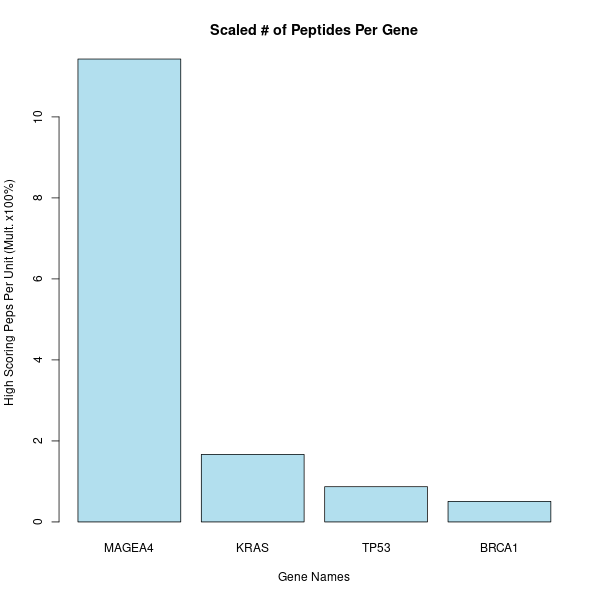

Source code (R):
getwd()

rank_data = read.csv("rank.csv", header=T)

num_data = read.csv("scaled.csv", header=T)

str(num_data)

for (i in 1:nrow(num_data)) {
  num_data$unit_transformed[i] <- num_data$scale_unit[i] * 100
}

barplot(num_data$unit_transformed, main="Scaled # of Peptides Per Gene",
        xlab="Gene Names", ylab="High Scoring Peps Per Unit (Mult. x100%), col="lightblue2", names=num_data$name)


png(file="graph-it.png", width=600, height=600)

barplot(num_data$unit_transformed, main="Scaled # of Peptides Per Gene",
        xlab="Gene Names", ylab="High Scoring Peps Per Unit (Mult. x100%)", col="lightblue2", names=num_data$name)
dev.off()
